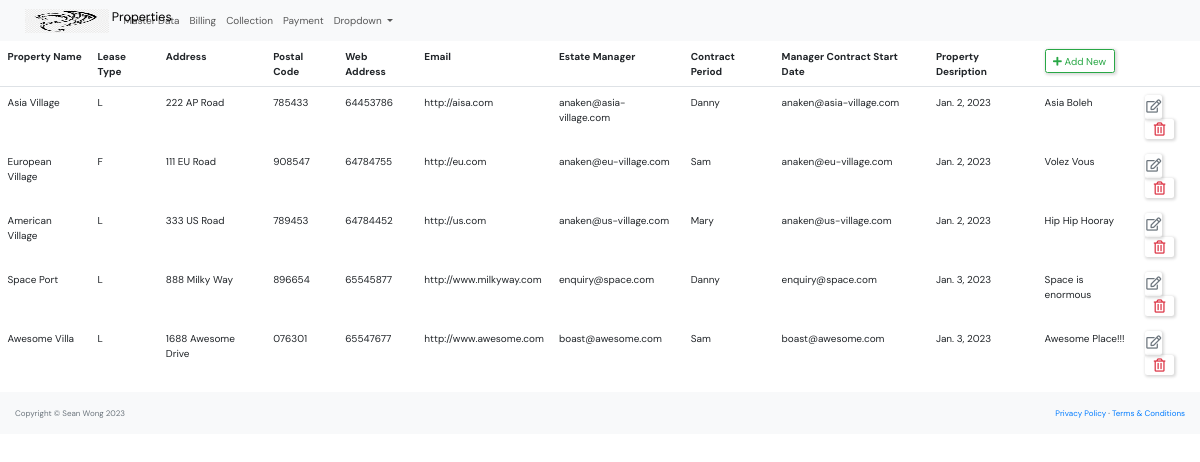
Before: /master_data/property_list/ with the older database file.
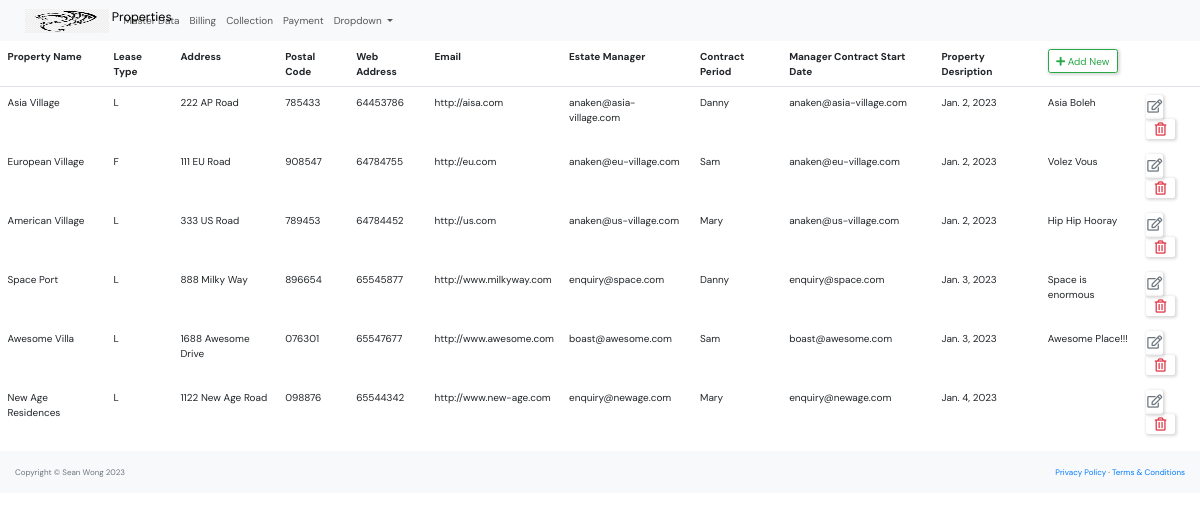
After: the same page with the newer database file.
### master_data/models.py (models this page shows, shortened)
class Property(models.Model):
    PROPERTY_TYPE = [
        ('L', 'Leasehold'),
        ('F', 'Freehold'),
        ('O', 'Others'),
    ]
    CONTRACT_PERIOD =[
        ('1', '1 Year'),
        ('3', '3 Years'),
        ('5', '5 Years'),
    ]
    name = models.CharField(max_length=250)
    type = models.CharField(max_length=1, choices=PROPERTY_TYPE)
    address = models.CharField(max_length=250)
    postal_code = models.CharField(max_length=10)
    phone = models.CharField(max_length=10)
    web = models.URLField()
    email=models.EmailField(
        unique=True,
        error_messages={
            'unique':'Thie email has already ben registered'
        }
        )
    manager= models.ForeignKey('Manager', null=True, on_delete=models.SET_NULL)
    contract_period=models.CharField(max_length=1, choices=CONTRACT_PERIOD)
    start_date=models.DateField()
    description=models.TextField(null=True, blank=True)
    class Meta:
        constraints = [
            models.CheckConstraint(
                check=Q(start_date__lte=Now()),
                name = "start_date must be less than or equal today"
            )
    ]

class Manager(models.Model):
    company_name = models.CharField(max_length=250)
    family_name = models.CharField(max_length=250)
    given_name = models.CharField(max_length=250)
    preferred_name = models.CharField(max_length=250)
    phone = models.CharField(max_length=10)
    email=models.EmailField(
        unique=True,
        error_messages={
            'unique':'Thie email has already ben registered'
        }
        )
    class Meta:
        constraints = [
            models.UniqueConstraint(fields=['given_name', 'family_name'], name='unique_manager'),
        ]
    def __str__(self):
        return self.preferred_name

### master_data/views.py (the view)
# urls.py: path('property_list/',views.property_list, name='property-list'),
def property_list(request):
    context = {'property_list': Property.objects.all()}
    return render(request, "master_data/property_list.html", context)

### master_data/templates/master_data/property_list.html (shortened to what this page needs)
{% extends "base.html" %}
            {% block content %}
            <table class="table table-borderless">
                <thead class="border-bottom font-weight-bold">
                    <tr>
                        <td>Property Name</td>
                        <td>Lease Type</td>
                        <td>Address</td>
                        <td>Postal Code</td>
                        <td>Web Address</td>
                        <td>Email</td>
                        <td>Estate Manager</td>
                        <td>Contract Period</td>
                        <td>Manager Contract Start Date</td>
                        <td>Property Desription</td>
                        <td>
                            <a href="{% url 'property-create' %}" class="btn btn-outline-success">
                                <i class="fas fa-plus"></i> Add New
                            </a>
                        </td>
                    </tr>
                </thead>
                <tbody>
                    {% for property in property_list %}
                        <tr>
                            <td>{{property.name}}</td>
                            <td>{{property.type}}</td>
                            <td>{{property.address}}</td>
                            <td>{{property.postal_code}}</td>
                            <td>{{property.phone}}</td>
                            <td>{{property.web}}</td>
                            <td>{{property.email}}</td>
                            <td>{{property.manager}}</td>
                            <td>{{property.email}}</td>
                            <td>{{property.start_date}}</td>
                            <td>{{property.description}}</td>
                            <td>
                                <a href="{% url 'property-update' property.id %}" class="btn text-secondary px-0">
                                    <i class="far fa-edit fa-lg"></i>
                                </a>
                                <form action="{% url 'property-delete' property.id %}" method="post" class="d-inline">
                                    <button type="submit" class="btn">
                                        <i class="far fa-trash-alt fa-lg text-danger float-right"></i>
                                    </button>
                                </form>
                            </td>
                        </tr>
                    {% endfor %}
                </tbody>
            </table>
            {% endblock content %}

Changed rows visible on the page:
added Property: name "New Age Residences", type "L", address "1122 New Age Road", postal_code "098876", phone "65544342", web "http://www.new-age.com", email "enquiry@newage.com", manager "Mary", start_date "Jan. 4, 2023"
